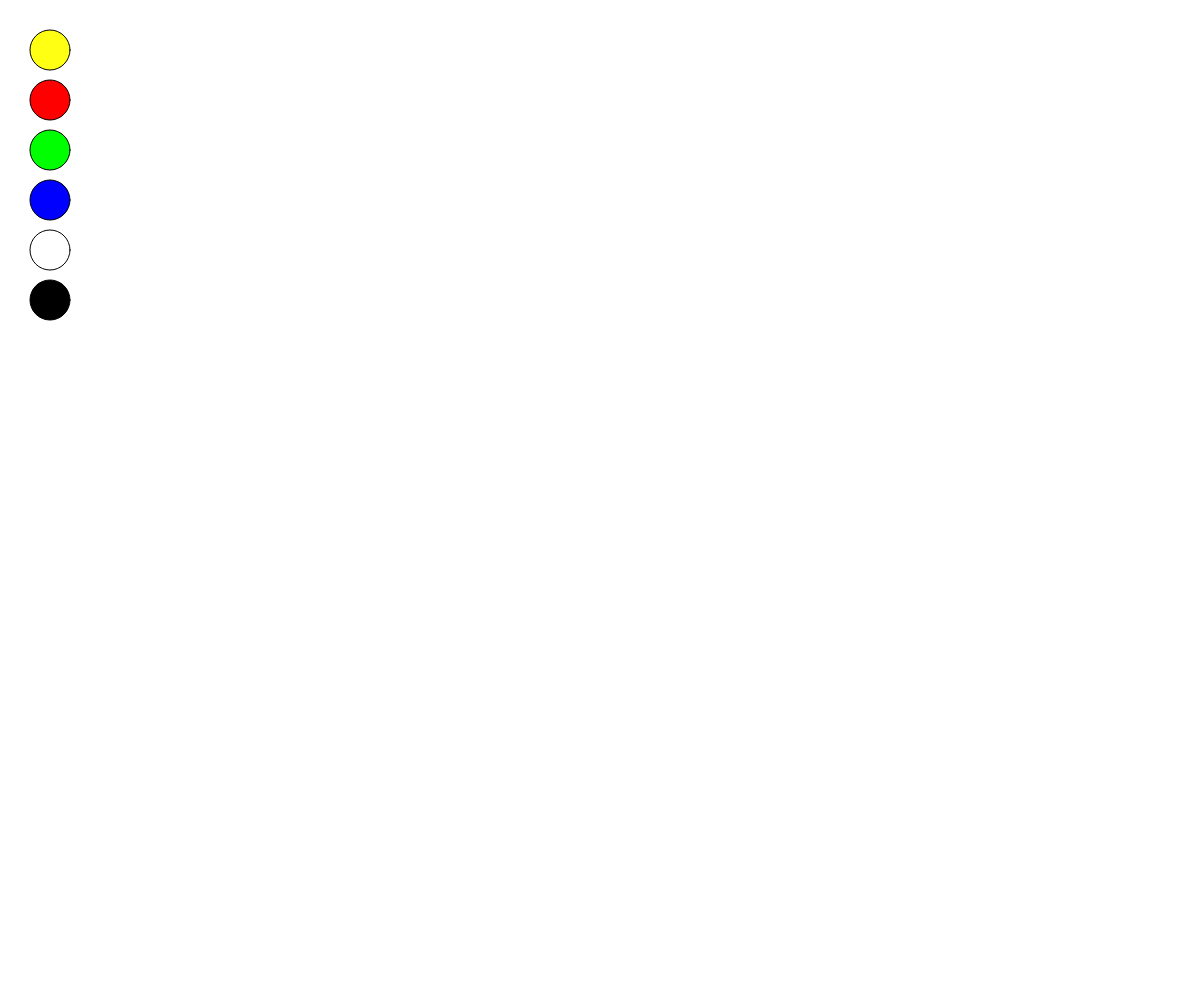
Frame 1 (no input)
Frame 60 (no input): identical to frame 1, image omitted
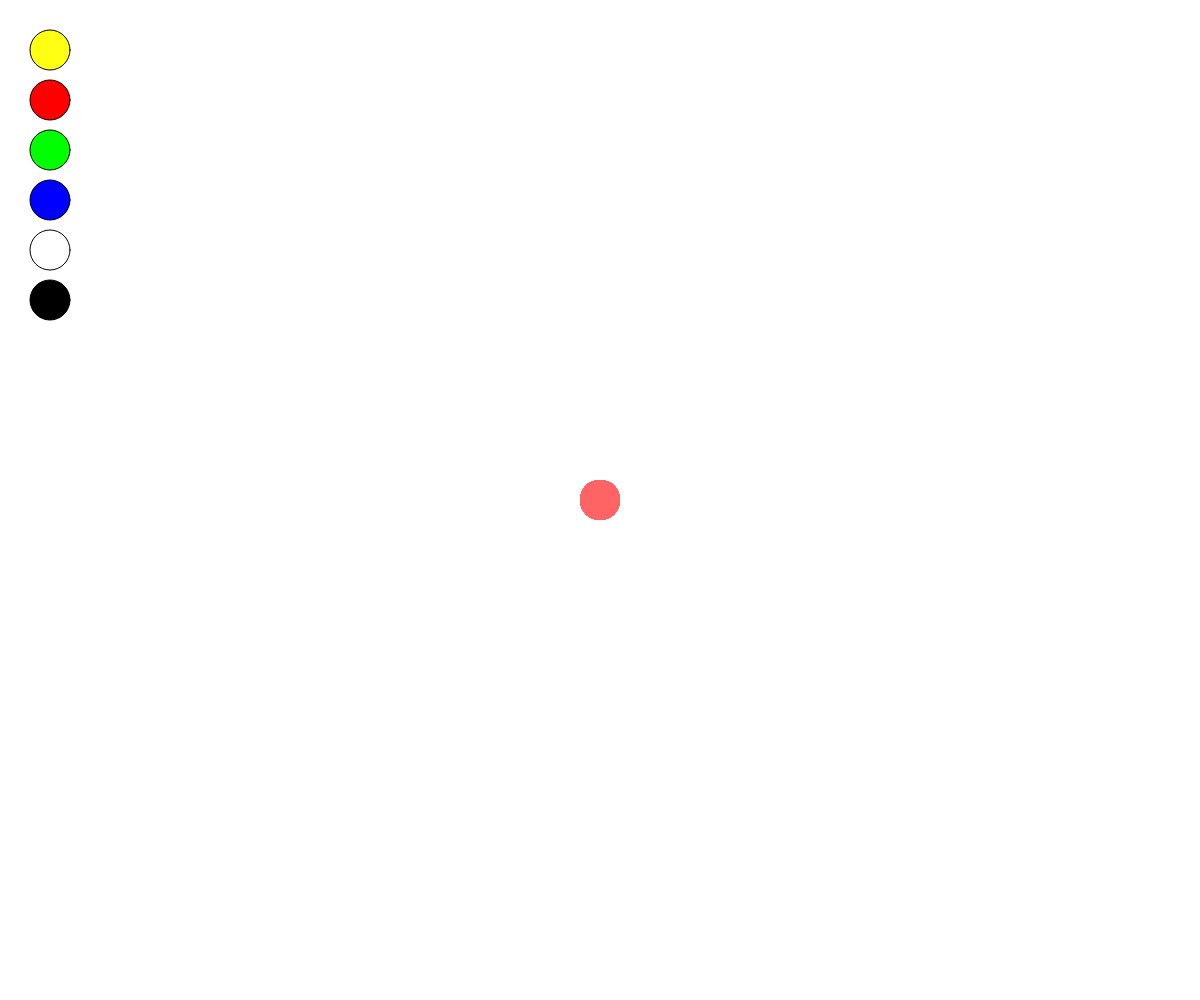
Frame 120 (the mouse pressed at the canvas centre since frame 60)

The p5.js sketch that drew these frames (run headless with seeded random() and noise() and a simulated clock; from frame 60 on, the mouse is pressed at the canvas centre):

// p5.js sketch
// ── sketch.js
var buttonlist=[];
var flag=false;
var inscreen=false; 
var currcol;

function setup() {
  createCanvas(windowWidth, windowHeight);
  background(255);
  buttonlist.push(new Button(50,50,color(255,255,20)));
  buttonlist.push(new Button(50,100,color(255,0,0)));
  buttonlist.push(new Button(50,150,color(0,255,0)));
  buttonlist.push(new Button(50,200,color(0,0,255)));
  buttonlist.push(new Button(50,250,color(255,255,255)));
  buttonlist.push(new Button(50,300,color(0,0,0)));
  for(i=0;i<buttonlist.length;i++){
    buttonlist[i].display();
  }
  currcol=color(255,100,100);
}

function draw() {
  if(mouseX<100){
    inscreen=false;
  }
  else{
    inscreen=true
  }
  if(mouseIsPressed && inscreen){
    fill(currcol);
    noStroke();
    ellipse(mouseX,mouseY,40);
  }
  
}



function mouseClicked(){
  for(i=0;i<buttonlist.length;i++){
    var col1=buttonlist[i].clicked();
    if(col1!=undefined){
      console.log(col1);
      currcol=col1;
      break;
    }
  }
}


// ── Button.js

class Button{
    constructor(xval,yval,colval){
     this.x=xval;
     this.y=yval;
     this.size=40;
     this.col=colval;
    }
    display=function(){
     fill(this.col);
     ellipse(this.x,this.y,this.size);
    }
    clicked=function(){
     let d=dist(mouseX,mouseY,this.x,this.y)
     if(d<=(this.size/2)+2){
       return this.col;
     }
    }
   }
   
